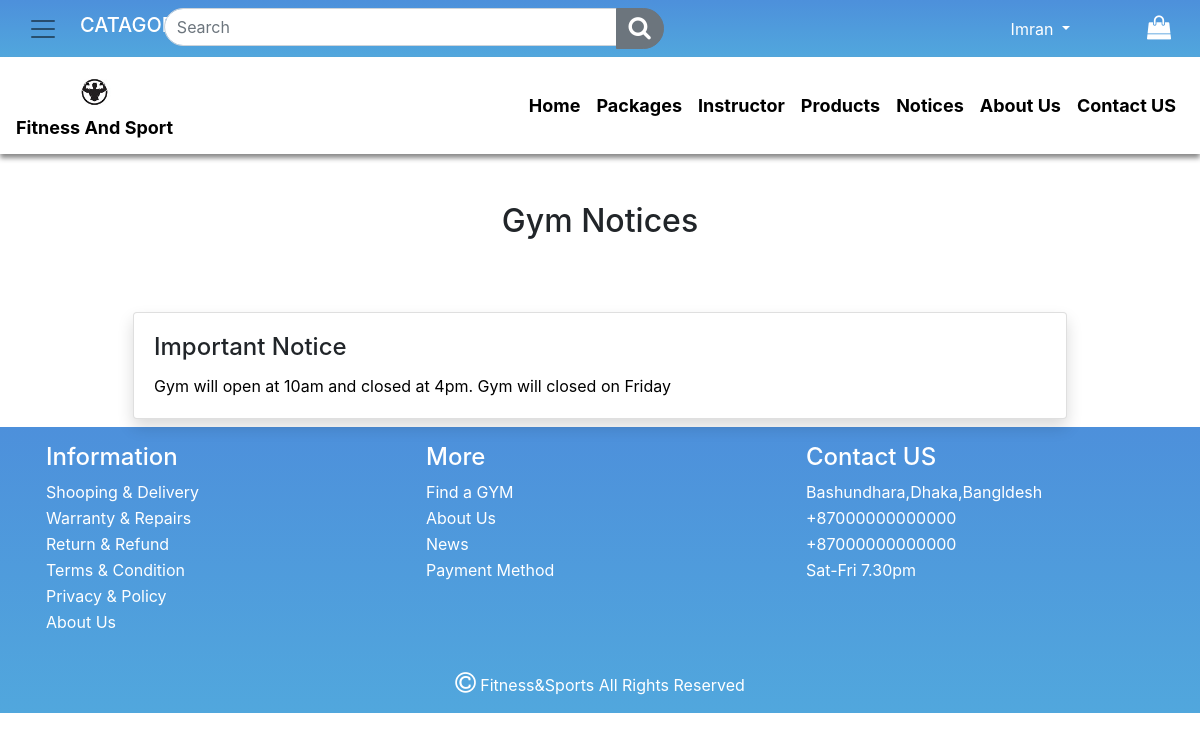
Screenshot of /notices.php (signed in) with the database file from the repository.
### tables this page shows
CREATE TABLE `notices` (
  `notice_id` int(11) NOT NULL,
  `notice_title` varchar(200) NOT NULL,
  `notice_content` varchar(1000) NOT NULL,
  `date` date NOT NULL DEFAULT current_timestamp()
);

### notices.php (the view, shortened to what this page needs)
<!doctype html>
<html lang="en">
<head>
    <link rel="stylesheet" href="css/master.css">
    <link rel="stylesheet" href="https://stackpath.bootstrapcdn.com/bootstrap/4.3.1/css/bootstrap.min.css">
    <link rel="stylesheet" href="https://maxcdn.bootstrapcdn.com/font-awesome/4.7.0/css/font-awesome.min.css">
</head>
<body>
    <?php include('php-layout-files/navbar.php') ?>
    <?php
    include('php-functions/php_query_functions.php');
    ?>
    <div class="container mt-5">
        <h2 class="text-center ">Gym Notices</h2>
        <div class="row mt-5">
            <?php
            $query = " Select * from notices";
            $result = $con->query($query);
            if (mysqli_num_rows($result) > 0) {
                while ($row = mysqli_fetch_array($result)) {
            ?>
                    <div class="col-md-10 mx-auto p-2 mt-3">
                        <div class="card shadow">
                            <div class="card-body">
                                <h4 class="card-title"><?php echo $row['notice_title'] ?></h4>
                                <p class="card-text"><?php echo $row['notice_content'] ?></p>
                            </div>
                        </div>
                    </div>
                <?php
                }
            }
            ?>
        </div>
    </div>
    <?php include('php-layout-files/footer.php') ?>
</body>
</html>

### css/master.css (style rules this page uses)
.footer h4, p { color: white; }

### notices.php (style rules this page uses)
.card .card-text { color: black; }

### rows the page displays
notices: notice_title "Important Notice", notice_content "Gym will open at 10am and closed at 4pm. Gym will closed on Friday"

### other values shown
$_SESSION['name'] "Imran"
